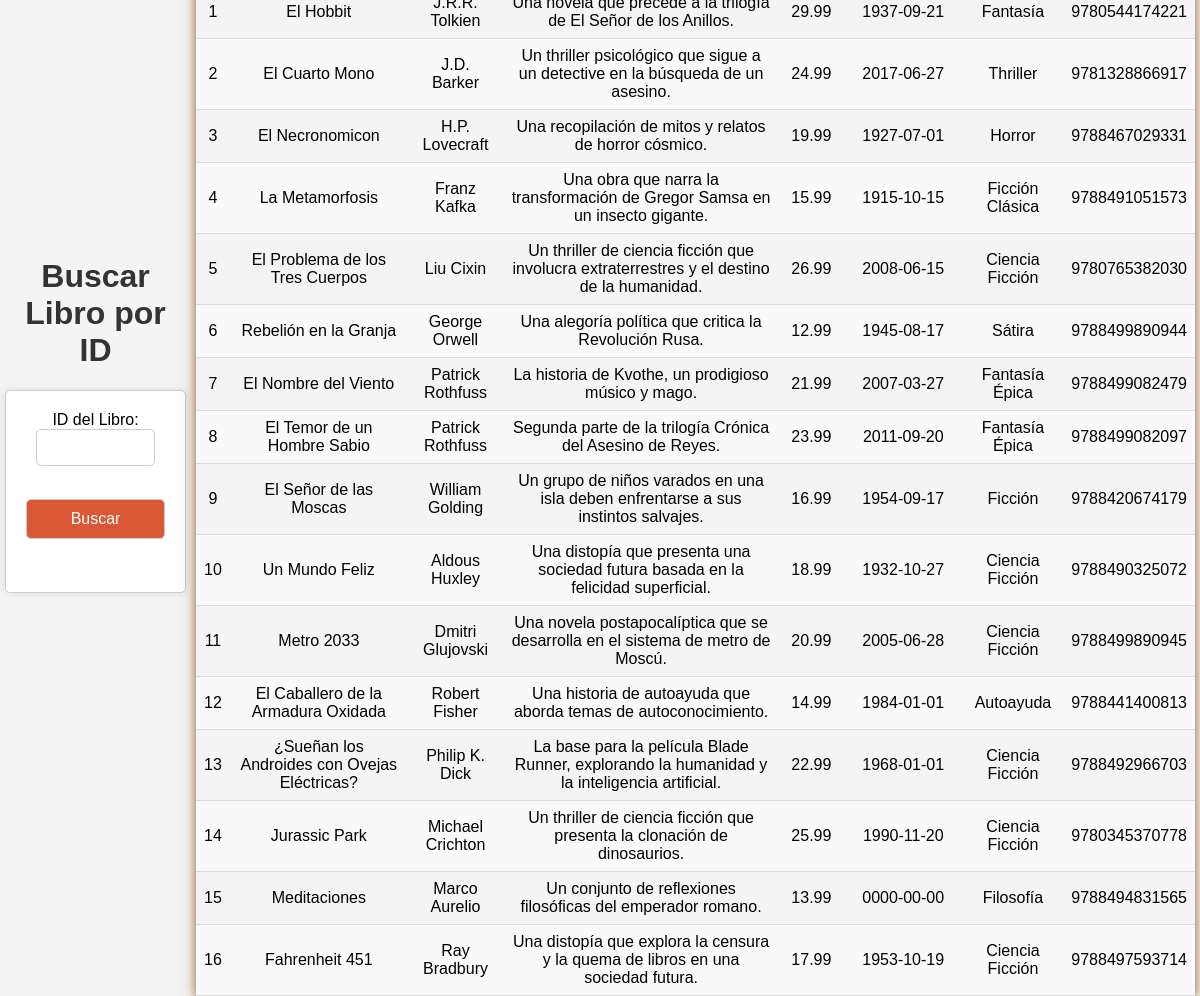
Page /updatelibros.php on the committed database.
### tables this page shows
CREATE TABLE libros (
    id INT AUTO_INCREMENT PRIMARY KEY,
    titulo VARCHAR(255) NOT NULL,
    autor VARCHAR(100) NOT NULL,
    descripcion TEXT,
    precio DECIMAL(10, 2) NOT NULL,
    fecha_publicacion DATE,
    categoria VARCHAR(50),
    isbn VARCHAR(20) UNIQUE NOT NULL
);

### updatelibros.php (the view, shortened to what this page needs)
<?php
$conn = new mysqli("localhost", "root", "", "LibreriaBaroja");
$idBuscado = '';
$query2 = "SELECT * FROM libros";
$resultListaLibros = $conn->query($query2);
?>
<!DOCTYPE html>
<html>
<head>
    <link rel="stylesheet" type="text/css" href="styles.css">
</head>
<body>
    <div id="wrapper" class="margenes">
        <h1>Buscar Libro por ID</h1>
        <form action="updatelibros.php" method="post" class="login-form">
            <label for="idBuscado">ID del Libro: </label><br />
            <input type="text" name="idBuscado" value="<?php echo $idBuscado; ?>" /><br /><br />
            <input type="submit" name="buscar" value="Buscar" /><br /><br />
        </form>
    </div>
    <div id="wrapper" class="margenes">
        <table>
            <tbody>
                <?php while ($libro = $resultListaLibros->fetch_assoc()): ?>
                    <tr>
                        <td><?php echo $libro['id']; ?></td>
                        <td><?php echo $libro['titulo']; ?></td>
                        <td><?php echo $libro['autor']; ?></td>
                        <td><?php echo $libro['descripcion']; ?></td>
                        <td><?php echo $libro['precio']; ?></td>
                        <td><?php echo $libro['fecha_publicacion']; ?></td>
                        <td><?php echo $libro['categoria']; ?></td>
                        <td><?php echo $libro['isbn']; ?></td>
                    </tr>
                <?php endwhile; ?>
            </tbody>
        </table>
    </div>
</body>
</html>

### styles.css (style rules this page uses)
body { font-family: Arial, sans-serif; background-color: #f4f4f4; margin: 0; padding: 0; text-align: center; height: 100vh; display: flex; align-items: center; justify-content: center; background-image: url('https://cdn.pixabay.com/photo/2017/01/24/18/08/books-2006000_1280.png'); background-repeat: repeat-x; background-size: auto 200px; background-position: center bottom -40px; }
body::after { content: ""; display: block; position: fixed; top: 0; left: 0; right: 0; bottom: 0; background: url('https://cdn.pixabay.com/photo/2017/01/24/18/08/books-2006000_1280.png') repeat-x; background-size: auto 200px; background-position: left -30px bottom -40px; z-index: -1; }
h1 { color: #333; }
.login-form { background-color: #fff; border: 1px solid #ccc; padding: 20px; border-radius: 5px; box-shadow: 0 0 10px rgba(0, 0, 0, 0.1); max-width: 400px; margin: 20px auto; }
.login-form input { width: calc(100% - 20px); padding: 10px; margin-bottom: 15px; border: 1px solid #ccc; border-radius: 5px; box-sizing: border-box; }
.login-form input[type="submit"] { width: 100%; background-color: #db5834; color: #fff; cursor: pointer; font-size: 16px; transition: transform 0.2s ease-in-out; }
table { width: 100%; border-collapse: collapse; margin-top: 20px; border: none; box-shadow: 0 4px 8px 0 rgba(0, 0, 0, 0.2), 0 6px 20px 0 rgba(0, 0, 0, 0.19), 0 0 10px rgba(230, 126, 34, 0.7); }
table td { padding: 8px; border-bottom: 1px solid #ddd; }
table tr:nth-child(even) { background-color: #f9f9f9; }
table tr:nth-child(odd) { background-color: #f4f4f4; }
#wrapper { text-align: center; margin-top: 50px; }
.margenes { margin-left: 5px; margin-right: 5px; }

### rows in the picture
libros: id "1", titulo "El Hobbit", precio "29.99", fecha_publicacion "1937-09-21", categoria "Fantasía", isbn "9780544174221"
libros: id "2", titulo "El Cuarto Mono", autor "J.D. Barker", descripcion "Un thriller psicológico que sigue a un detective en la búsqueda de un asesino.", precio "24.99", fecha_publicacion "2017-06-27", categoria "Thriller", isbn "9781328866917"
libros: id "3", titulo "El Necronomicon", autor "H.P. Lovecraft", descripcion "Una recopilación de mitos y relatos de horror cósmico.", precio "19.99", fecha_publicacion "1927-07-01", categoria "Horror", isbn "9788467029331"
libros: id "4", titulo "La Metamorfosis", autor "Franz Kafka", descripcion "Una obra que narra la transformación de Gregor Samsa en un insecto gigante.", precio "15.99", fecha_publicacion "1915-10-15", categoria "Ficción Clásica", isbn "9788491051573"
libros: id "5", titulo "El Problema de los Tres Cuerpos", autor "Liu Cixin", descripcion "Un thriller de ciencia ficción que involucra extraterrestres y el destino de la humanidad.", precio "26.99", fecha_publicacion "2008-06-15", categoria "Ciencia Ficción", isbn "9780765382030"
libros: id "6", titulo "Rebelión en la Granja", autor "George Orwell", descripcion "Una alegoría política que critica la Revolución Rusa.", precio "12.99", fecha_publicacion "1945-08-17", categoria "Sátira", isbn "9788499890944"
libros: id "7", titulo "El Nombre del Viento", autor "Patrick Rothfuss", descripcion "La historia de Kvothe, un prodigioso músico y mago.", precio "21.99", fecha_publicacion "2007-03-27", categoria "Fantasía Épica", isbn "9788499082479"
libros: id "8", titulo "El Temor de un Hombre Sabio", autor "Patrick Rothfuss", descripcion "Segunda parte de la trilogía Crónica del Asesino de Reyes.", precio "23.99", fecha_publicacion "2011-09-20", categoria "Fantasía Épica", isbn "9788499082097"
libros: id "9", titulo "El Señor de las Moscas", autor "William Golding", descripcion "Un grupo de niños varados en una isla deben enfrentarse a sus instintos salvajes.", precio "16.99", fecha_publicacion "1954-09-17", categoria "Ficción", isbn "9788420674179"
libros: id "10", titulo "Un Mundo Feliz", autor "Aldous Huxley", descripcion "Una distopía que presenta una sociedad futura basada en la felicidad superficial.", precio "18.99", fecha_publicacion "1932-10-27", categoria "Ciencia Ficción", isbn "9788490325072"
libros: id "11", titulo "Metro 2033", autor "Dmitri Glujovski", descripcion "Una novela postapocalíptica que se desarrolla en el sistema de metro de Moscú.", precio "20.99", fecha_publicacion "2005-06-28", categoria "Ciencia Ficción", isbn "9788499890945"
libros: id "12", titulo "El Caballero de la Armadura Oxidada", autor "Robert Fisher", descripcion "Una historia de autoayuda que aborda temas de autoconocimiento.", precio "14.99", fecha_publicacion "1984-01-01", categoria "Autoayuda", isbn "9788441400813"
libros: id "13", titulo "¿Sueñan los Androides con Ovejas Eléctricas?", autor "Philip K. Dick", descripcion "La base para la película Blade Runner, explorando la humanidad y la inteligencia artificial.", precio "22.99", fecha_publicacion "1968-01-01", categoria "Ciencia Ficción", isbn "9788492966703"
libros: id "14", titulo "Jurassic Park", autor "Michael Crichton", descripcion "Un thriller de ciencia ficción que presenta la clonación de dinosaurios.", precio "25.99", fecha_publicacion "1990-11-20", categoria "Ciencia Ficción", isbn "9780345370778"
libros: id "15", titulo "Meditaciones", autor "Marco Aurelio", descripcion "Un conjunto de reflexiones filosóficas del emperador romano.", precio "13.99", fecha_publicacion "0000-00-00", categoria "Filosofía", isbn "9788494831565"
libros: id "16", titulo "Fahrenheit 451", autor "Ray Bradbury", descripcion "Una distopía que explora la censura y la quema de libros en una sociedad futura.", precio "17.99", fecha_publicacion "1953-10-19", categoria "Ciencia Ficción", isbn "9788497593714"
